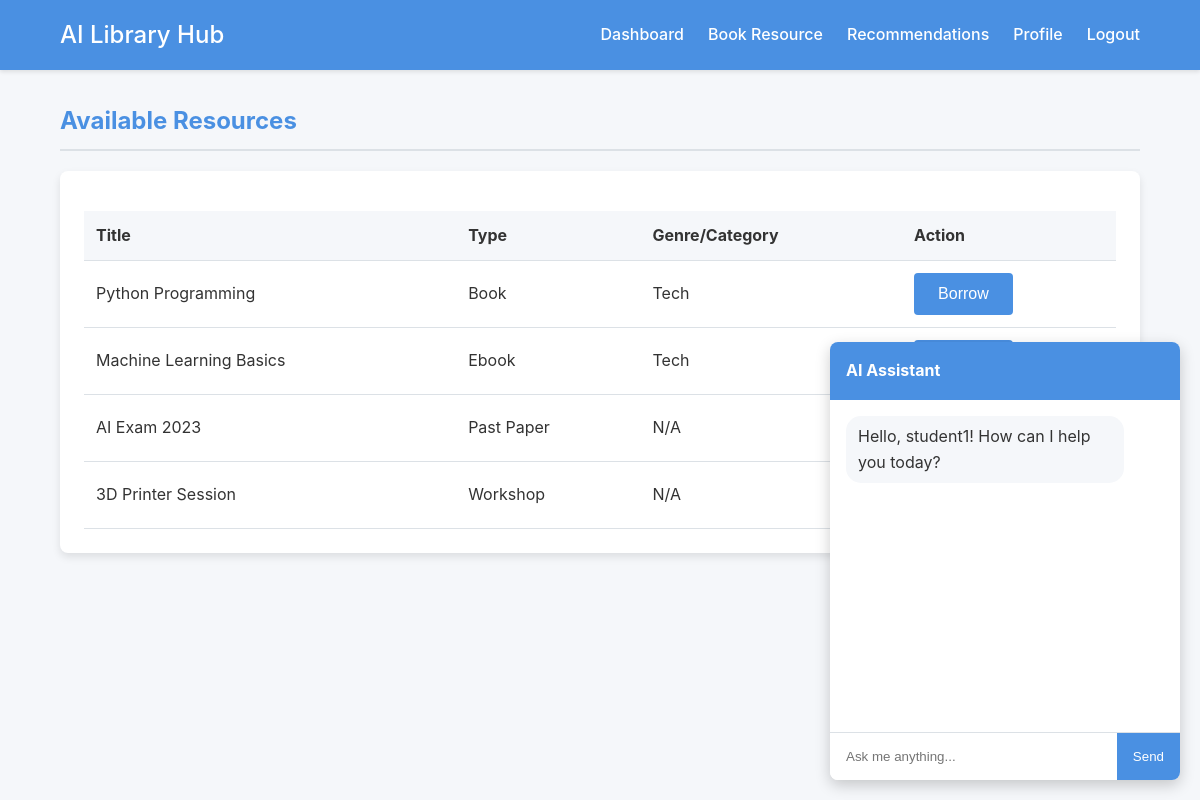
/book (signed in), run on the app's committed database.
### app.py (models this page shows)
class Resource(db.Model):
    id = db.Column(db.Integer, primary_key=True)
    title = db.Column(db.String(200), nullable=False)
    type = db.Column(db.String(50), nullable=False)  # book, ebook, past_paper, workshop
    genre = db.Column(db.String(100))
    available = db.Column(db.Boolean, default=True)

### app.py (the view, shortened to what this page needs)
@app.route('/book', methods=['GET', 'POST'])
def book_resource():
    if 'user_id' not in session:
        return redirect(url_for('login'))
    message = None
    resources = Resource.query.filter_by(available=True).all()
    return render_template('book.html', resources=resources, message=message)

### templates/book.html (shortened to what this page needs)
{% extends "base.html" %}
{% block content %}
    <h2>Available Resources</h2>
    <div class="card">
        <table>
            <thead>
                <tr>
                    <th>Title</th>
                    <th>Type</th>
                    <th>Genre/Category</th>
                    <th>Action</th>
                </tr>
            </thead>
            <tbody>
                {% for resource in resources %}
                <tr>
                    <td>{{ resource.title }}</td>
                    <td>{{ resource.type.replace('_', ' ')|title }}</td>
                    <td>{{ resource.genre or 'N/A' }}</td>
                    <td>
                        <form method="post" style="margin:0;">
                            <button type="submit" class="btn">Borrow</button>
                        </form>
                    </td>
                </tr>
                {% else %}
                <tr>
                    <td colspan="4">No resources are currently available.</td>
                </tr>
                {% endfor %}
            </tbody>
        </table>
    </div>
{% endblock %}

### templates/base.html (shortened to what this page needs)
<!DOCTYPE html>
<html lang="en">
<head>
    <link rel="stylesheet" href="{{ url_for('static', filename='css/style.css') }}">
</head>
<body>
    {% if session.user_id %}
    <nav>
        <div class="container">
            <h1><a href="{{ url_for('dashboard') }}">AI Library Hub</a></h1>
            <ul>
                <li><a href="{{ url_for('dashboard') }}">Dashboard</a></li>
                <li><a href="{{ url_for('book_resource') }}">Book Resource</a></li>
                <li><a href="{{ url_for('recommendations') }}">Recommendations</a></li>
                <li><a href="{{ url_for('profile') }}">Profile</a></li>
                <li><a href="{{ url_for('logout') }}">Logout</a></li>
            </ul>
        </div>
    </nav>
    {% endif %}
    <main class="container">
        {% block content %}{% endblock %}
    </main>
    {% if session.user_id %}
    <div class="chatbot-container">
        <div class="chatbot-header" onclick="toggleChatbot()">AI Assistant</div>
        <div class="chatbot-body" id="chatbot-body">
            <div class="chat-message bot-message">Hello, {{ session.username }}! How can I help you today?</div>
        </div>
        <div class="chatbot-input">
            <input type="text" id="chatbot-input-field" placeholder="Ask me anything..." onkeydown="handleKeydown(event)">
            <button onclick="sendChatMessage()">Send</button>
        </div>
    </div>
    {% endif %}
</body>
</html>

### static/css/style.css (style rules this page uses)
:root { --primary-color: #4a90e2; --secondary-color: #f5f7fa; --text-color: #333; --border-color: #dce1e6; --card-bg: #ffffff; --shadow: 0 4px 8px rgba(0,0,0,0.1); }
body { font-family: -apple-system, BlinkMacSystemFont, "Segoe UI", Roboto, "Helvetica Neue", Arial, sans-serif; margin: 0; background-color: var(--secondary-color); color: var(--text-color); line-height: 1.6; }
.container { width: 90%; max-width: 1200px; margin: 2rem auto; padding: 0 1rem; }
nav { background-color: var(--primary-color); color: white; padding: 1rem 0; box-shadow: 0 2px 4px rgba(0,0,0,0.1); }
nav .container { display: flex; justify-content: space-between; align-items: center; margin-top: 0; margin-bottom: 0; }
nav h1 { margin: 0; font-size: 1.5rem; }
nav ul { margin: 0; padding: 0; list-style: none; display: flex; gap: 1.5rem; }
nav a { color: white; text-decoration: none; font-weight: 500; transition: opacity 0.2s; }
.card { background-color: var(--card-bg); border-radius: 8px; padding: 1.5rem; box-shadow: var(--shadow); margin-bottom: 1.5rem; }
h2 { color: var(--primary-color); border-bottom: 2px solid var(--border-color); padding-bottom: 0.5rem; margin-top: 0; }
.btn { display: inline-block; padding: 0.75rem 1.5rem; border: none; border-radius: 4px; background-color: var(--primary-color); color: white; font-size: 1rem; font-weight: 500; cursor: pointer; text-align: center; text-decoration: none; transition: background-color 0.2s; }
table { width: 100%; border-collapse: collapse; margin-top: 1rem; }
th, td { padding: 0.75rem; text-align: left; border-bottom: 1px solid var(--border-color); }
th { background-color: var(--secondary-color); }
.chatbot-container { position: fixed; bottom: 20px; right: 20px; width: 350px; background: white; border-radius: 8px; box-shadow: 0 5px 15px rgba(0,0,0,0.2); display: flex; flex-direction: column; overflow: hidden; transition: all 0.3s ease-in-out; }
.chatbot-header { background: var(--primary-color); color: white; padding: 1rem; font-weight: bold; cursor: pointer; }
.chatbot-body { padding: 1rem; height: 300px; overflow-y: auto; display: flex; flex-direction: column; gap: 10px; }
.chat-message { padding: 8px 12px; border-radius: 15px; max-width: 80%; }
.bot-message { background: var(--secondary-color); align-self: flex-start; }
.chatbot-input { display: flex; border-top: 1px solid var(--border-color); }
.chatbot-input input { flex-grow: 1; border: none; padding: 1rem; outline: none; }
.chatbot-input button { background: var(--primary-color); color: white; border: none; padding: 0 1rem; cursor: pointer; }

### data on the page
Resource: title "Python Programming", type.replace "Book", genre "Tech"
Resource: title "Machine Learning Basics", type.replace "Ebook", genre "Tech"
Resource: title "AI Exam 2023", type.replace "Past Paper", genre "N/A"
Resource: title "3D Printer Session", type.replace "Workshop", genre "N/A"

### other printed values
{{ session.username }} "student1"
